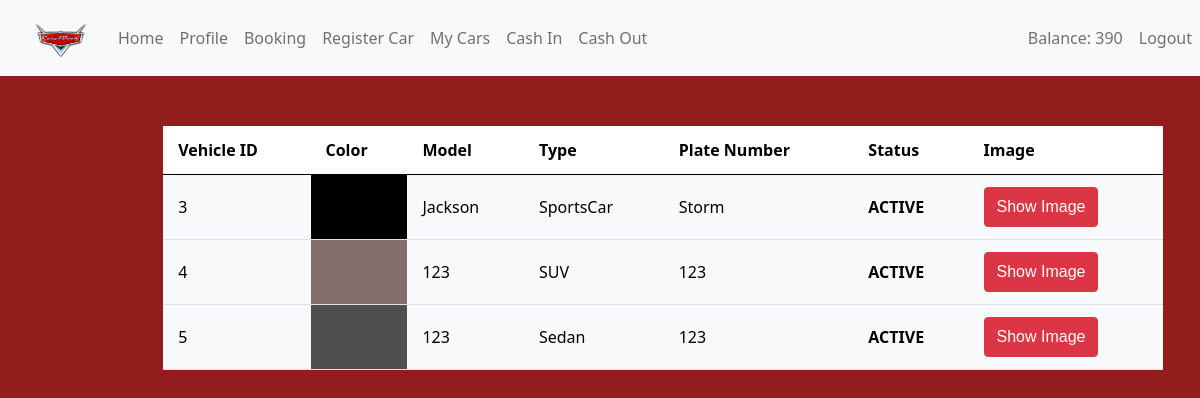
Page /mycar.php (signed in) on the committed database.
### tables this page shows
CREATE TABLE `vehicle_tbl` (
  `vehicle_id` int(11) NOT NULL,
  `vuser_id` int(11) NOT NULL,
  `vcolor` varchar(50) NOT NULL,
  `vmodel` varchar(50) NOT NULL,
  `vtype` varchar(50) NOT NULL,
  `vplate` varchar(10) NOT NULL,
  `vengnum` varchar(50) NOT NULL,
  `vinsurance` varchar(50) NOT NULL,
  `vcrimg` varchar(256) NOT NULL,
  `vimage` varchar(256) NOT NULL,
  `vstatus` varchar(10) NOT NULL DEFAULT 'PENDING'
);

### mycar.php (the view, shortened to what this page needs)
<?php
require 'ver.php';
?>
<!DOCTYPE html>
<html lang="en">
<head>
    <link href="https://cdn.jsdelivr.net/npm/bootstrap@5.0.2/dist/css/bootstrap.min.css" rel="stylesheet">
    <link rel="stylesheet" href="https://cdn.jsdelivr.net/npm/bootstrap@5.3.0/css/bootstrap.min.css">
    <link rel="stylesheet" href="css/style.css">
</head>
<body>
    <?php include 'header.php'; ?>
    </head>
    <body>
        <div class="container">
            <div class="tablecar">
                <table class="table table-light">
                    <thead class="thead-dark">
                        <tr>
                            <th scope="col">Vehicle ID</th>
                            <th scope="col">Color</th>
                            <th scope="col">Model</th>
                            <th scope="col">Type</th>
                            <th scope="col">Plate Number</th>
                            <th scope="col">Status</th>
                            <th scope="col">Image</th>
                        </tr>
                    </thead>
                    <tbody>
                        <?php
                        $USERID = $_SESSION['userID'];
                        $sql = 'SELECT * FROM vehicle_tbl WHERE vuser_id = ?';
                        $stmt = mysqli_prepare($conn, $sql);
                        mysqli_stmt_bind_param($stmt, "i", $USERID);
                        mysqli_stmt_execute($stmt);
                        $result = mysqli_stmt_get_result($stmt);
                        if (mysqli_num_rows($result)) {
                            while ($ROW_INFO = mysqli_fetch_assoc($result)) {
                        ?>
                                <tr>
                                    <td><?= $ROW_INFO['vehicle_id'] ?></td>
                                    <td style="background-color: <?= $ROW_INFO['vcolor'] ?>;"></td>
                                    <td><?= $ROW_INFO['vmodel'] ?></td>
                                    <td><?= $ROW_INFO['vtype'] ?></td>
                                    <td><?= $ROW_INFO['vplate'] ?></td>
                                    <td><?= "<b>" . $ROW_INFO['vstatus'] . "</b>" ?></td>
                                    <td><button class="btn btn-danger" type="button" onclick="displayImage('<?php echo $ROW_INFO['vimage']; ?>')">Show Image</button></td>
                                </tr>
                        <?php
                            }
                        }
                        ?>
                    </tbody>
                </table>
            </div>
        </div>
    </body>
</html>

### css/style.css (style rules this page uses)
.tablecar { margin-top: 10%; width: 1000px; }
body { background-color: #ffffff; background-image: url('../image/bgall.svg'); background-size: cover; }
:root { --pale-purple-pantone: hsl(262, 63%, 92%); --medium-sea-green: hsl(152, 63%, 43%); --lavender-blush: hsl(336, 35%, 92%); --carolina-blue: hsl(204, 91%, 53%); --columbia-blue: hsl(204, 92%, 90%); --alice-blue-1: hsl(216, 38%, 95%); --alice-blue-2: hsl(216, 75%, 97%); --alice-blue-3: hsl(216, 38%, 95%); --alice-blue-4: hsl(217, 33%, 92%); --independence: hsl(219, 21%, 39%); --deep-cerise: hsl(329, 63%, 52%); --eerie-black: hsl(210, 11%, 15%); --space-cadet: hsl(240, 22%, 25%); --blue-jeans: hsl(204, 80%, 63%); --slate-blue: hsl(262, 60%, 57%); --beau-blue: hsl(208, 86%, 92%); --honey-dew: hsl(152, 48%, 89%); --mimi-pink: hsl(329, 63%, 90%); --red-salsa: hsl(0, 79%, 63%); --sapphire: hsl(211, 100%, 35%); --manatee: hsl(219, 14%, 60%); --white: hsl(0, 0%, 100%); --gradient: linear-gradient(to top, var(--alice-blue-2), var(--alice-blue-3)); --ff-nunito: 'Nunito', sans-serif; --ff-open-sans: 'Open Sans', sans-serif; --fs-1: 2.125rem; --fs-2: 1.875rem; --fs-3: 1.5rem; --fs-4: 1.375rem; --fs-5: 1.125rem; --fs-6: 0.875rem; --fs-7: 0.625rem; --fw-400: 400; --fw-600: 600; --transition: 0.5s ease; --section-padding: 50px; --radius-10: 10px; --radius-14: 14px; --radius-18: 18px; --shadow-1: 3px 3px 9px hsla(240, 14%, 69%, 0.2); --shadow-2: 3px 3px 9px hsla(204, 92%, 59%, 0.3); }
*, *::before, *::after { margin: 0; padding: 0; box-sizing: border-box; }
a, img, span, label, input, button, ion-icon { display: block; }
button, input { background: none; border: none; font: inherit; }
button { cursor: pointer; }
html { font-family: var(--ff-open-sans); color: var(--eerie-black); font-size: 1rem; line-height: 1.5; scroll-behavior: smooth; }
body { overflow-x: hidden; }
.container { padding-inline: 15px; }
button, a { transition: var(--transition); }
.btn { position: relative; background: var(--background, var(--carolina-blue)); color: var(--color, var(--white)); min-width: var(--width, 40px); min-height: var(--height, 40px); padding: 5px; display: grid; place-items: center; border-radius: var(--radius-14); font-family: var(--ff-nunito); font-size: var(--fs-6); font-weight: var(--fw-600); overflow: hidden; }
.btn::before { content: ""; position: absolute; inset: 0; background: linear-gradient(to right, hsla(0, 0%, 100%, 0.4), transparent); opacity: 0; pointer-events: none; transition: var(--transition); }
@media (min-width: 580px) { .container { max-width: 540px; margin-inline: auto; } }
@media (min-width: 768px) { :root { --fs-1: 2.625rem; } }
@media (min-width: 768px) { .container { max-width: 720px; } }
@media (min-width: 992px) { .container { max-width: 960px; } }
@media (min-width: 1200px) { :root { --fs-1: 2.875rem; --fs-2: 2rem; } }
@media (min-width: 1200px) { .container { max-width: 1170px; } }

### mycar.php (style rules this page uses)
.tablecar { margin-top: 50px; margin-left: 10%; }
.tablecar table { border-collapse: separate; border-spacing: 0; width: 100%; }
.tablecar th, .tablecar td { padding: 12px 15px; text-align: left; border-bottom: 1px solid #dee2e6; }
.tablecar th { background-color: white; color: black; font-weight: bold; vertical-align: middle; }
.tablecar tbody td { vertical-align: middle; }
.tablecar .btn { padding: 6px 12px; }

### rows in the picture
vehicle_tbl: vehicle_id "3", vmodel "Jackson", vtype "SportsCar", vplate "Storm", vstatus "ACTIVE"
vehicle_tbl: vehicle_id "4", vmodel "123", vtype "SUV", vplate "123", vstatus "ACTIVE"
vehicle_tbl: vehicle_id "5", vmodel "123", vtype "Sedan", vplate "123", vstatus "ACTIVE"

### other values in the picture
$_SESSION['UBAL'] "390"
